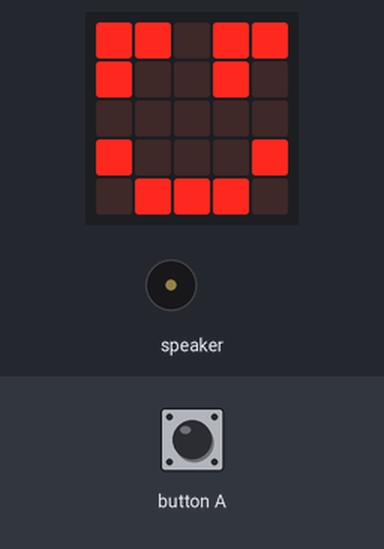
A program run on a simulated Calliope mini (MakeCode). Parts: the board's 5×5 LED display, buzzer (waves = sounding). The inputs (shaded band) are chosen by the test bench.

Above: at 9.7 s.
9.8 s: button A pressed for 0.15 s
At 10.8 s:
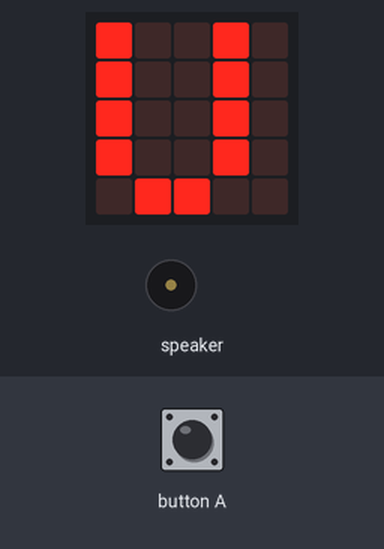
At 14.1 s:
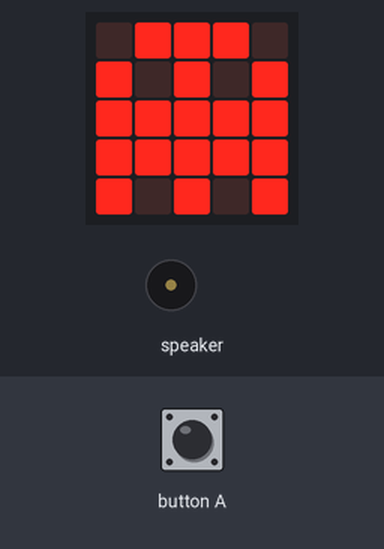
Timing chart, 0 to 15.6 s (numbered marks = the images above; inputs shaded):
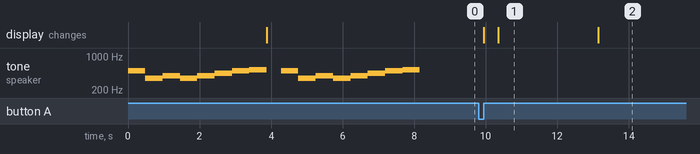

Measured:
- after the input at 9.8 s, the display: first changes after 0.15 s (image 1 shows a later state)
- what the display in image 1 shows lasts 2.8 s, from 10.4 s to 13.2 s

The program:

main.ts
```typescript
input.onButtonEvent(Button.A, input.buttonEventClick(), function () {
    basic.showLeds(`
        # # . . .
        # . # . .
        # # . . .
        # . # . .
        # # . . .
        `)
    basic.showLeds(`
        # . . # .
        # . . # .
        # . . # .
        # . . # .
        . # # . .
        `)
    basic.showLeds(`
        # . . # .
        # . . # .
        # . . # .
        # . . # .
        . # # . .
        `)
    basic.pause(2000)
    basic.showLeds(`
        . # # # .
        # . # . #
        # # # # #
        # # # # #
        # . # . #
        `)
})
for (let index = 0; index < 2; index++) {
    music.playMelody("B F G F G A B C5 ", 125)
    basic.showLeds(`
        # # . # #
        # . . # .
        . . . . .
        # . . . #
        . # # # .
        `)
}
```

test.ts
```typescript
// Hier kann man Tests durchführen; diese Datei wird nicht kompiliert, wenn dieses Paket als Erweiterung verwendet wird.
```
